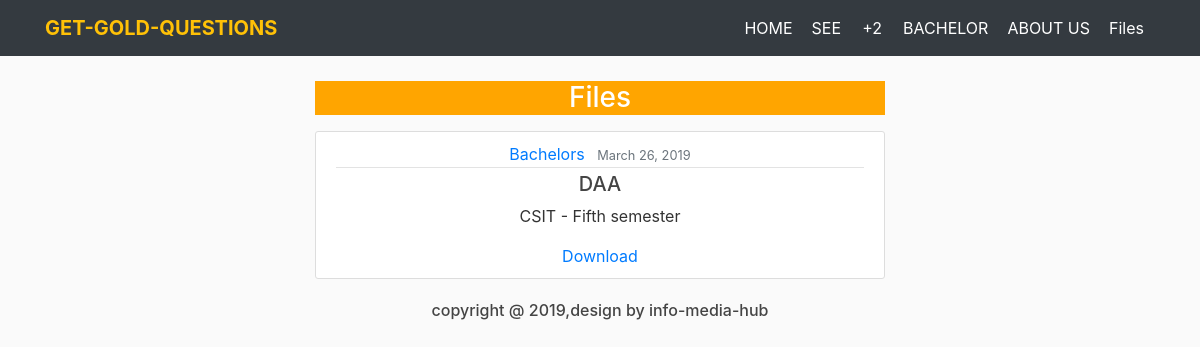
The app's page /files/4/, older data.
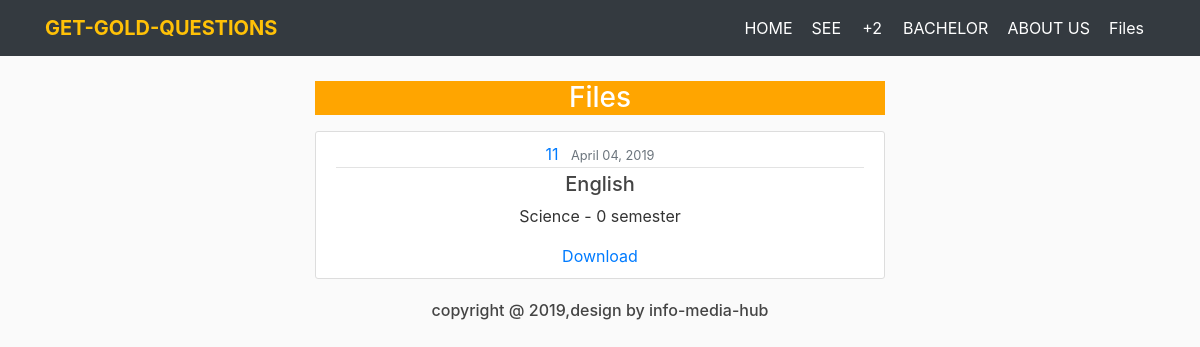
The same page, newer data.
### website/models.py (models this page shows, shortened)
class Questions(models.Model):
	name = models.CharField(max_length=125)
	level = models.CharField(max_length=75)
	year = models.IntegerField()
	faculty = models.CharField(max_length=75)
	semester = models.IntegerField()
	subject = models.CharField(max_length=100)
	date_posted = models.DateTimeField(default=timezone.now)
	file = models.FileField()

### website/views.py (the view)
# urls.py: path('files/<int:pk>/',FilesDetailView.as_view(), name='detail'),
class FilesDetailView(DetailView):
	model = Questions
	template_name = "website/details.html"
	context_object_name= 'file'

### website/templates/website/details.html (shortened to what this page needs)
{% extends 'website/base.html' %}
{% load static %}
{% block body %}
	<link rel="stylesheet" type="text/css" href="{% static 'website/msg.css' %}">
<div class="container" >
      <div class = 'row' style="margin-top: 65px" >
        <div class= 'col-sm' style="padding-left: 25%; padding-right: 25%; text-align: center;" >
        	<p><center><h3 style ="background-color:orange; color:white">Files</h3></center></p>
        <article class="media content-section" style="">
          <div class="media-body">
            <div class="article-metadata">
              <a class="mr-2" href="#">{{ file.level }}</a>
              <small class="text-muted">{{ file.date_posted|date:"F d, Y" }}</small>
            </div>
            <h5><a class="article-title" href="#">{{ file.name }}</a></h5>
            <p class="article-content">{{ file.faculty }} - {{ file.semester }} semester </p>
            <a href="{{ file.file.url }}" download="{{ file.name }}">
				 <span text-sm >Download</span>
			</a>
          </div>
        </article>
{% endblock %}

Row changes from the older to the newer data that the page shows:
changed Questions: level "Bachelors" → "11"; date_posted "March 26, 2019" → "April 04, 2019"; name "DAA" → "English"; faculty "CSIT" → "Science"; semester "Fifth" → "0"
